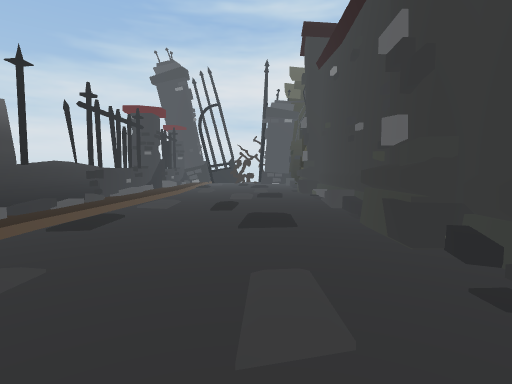
view 1 (above)

17 first-person views from a walk through a 3-D level made in the Unity game engine. The camera is 1.2 m above the floor, tilts 4° down and sees 80° across. The floor is counted in squares, 1 m on a side. Each view is taken from the middle of a square. On the plan, view 1 faces up. The plan holds only what a view shows up to about 13 squares ahead; the rest is blank. The place goes on beyond the plan. The player is left out. Some animated figures are not drawn.

view 2
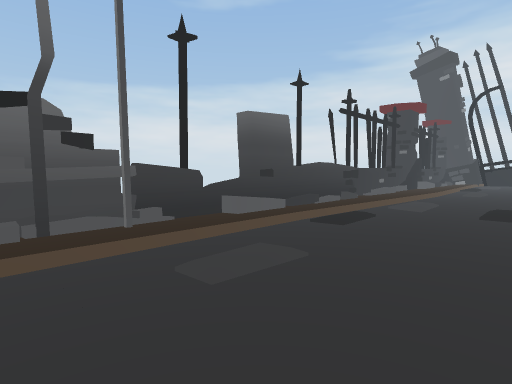

view 3
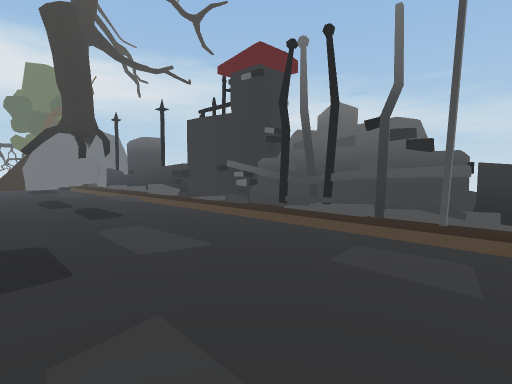

view 4
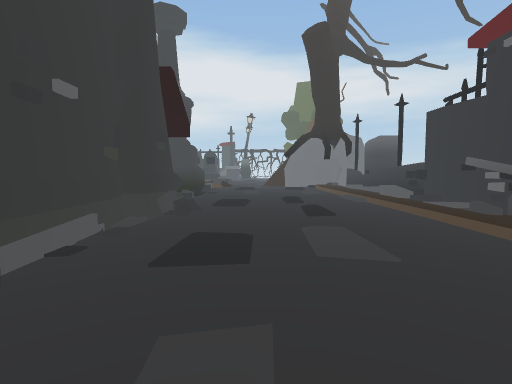

view 5
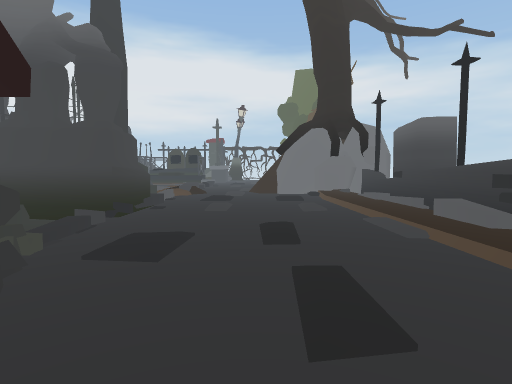

view 6
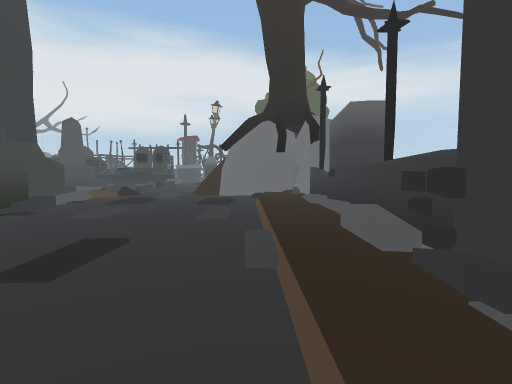

view 7
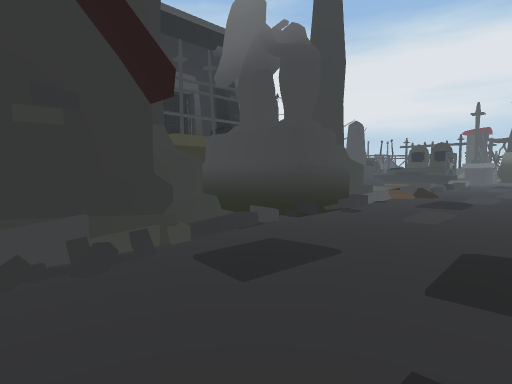

view 8
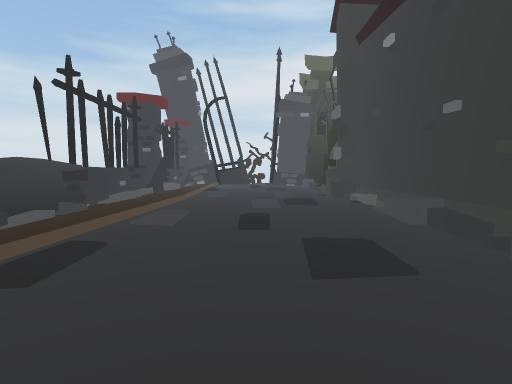

view 9
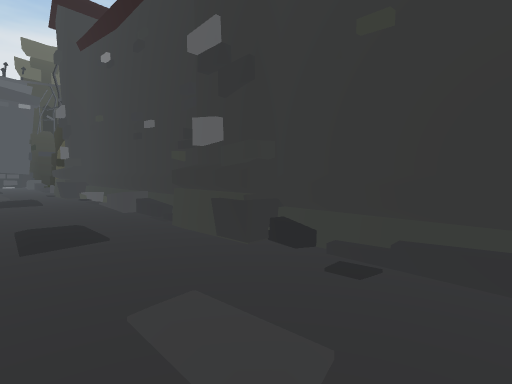

view 10
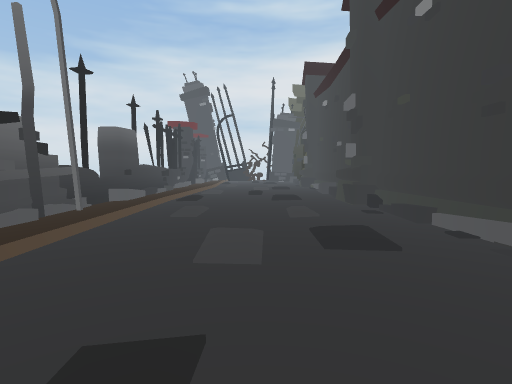

view 11
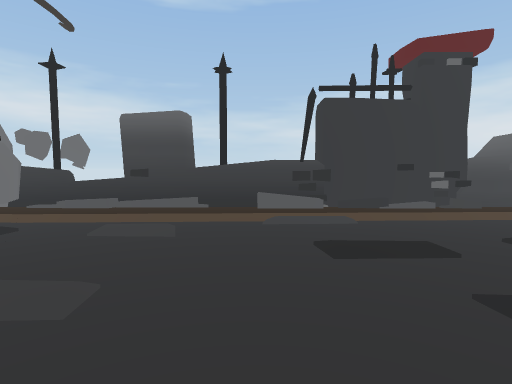

view 12
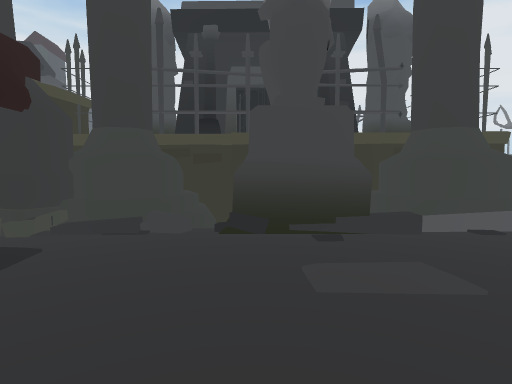

view 13
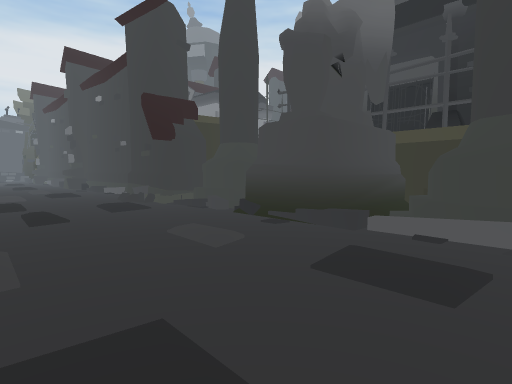

view 14
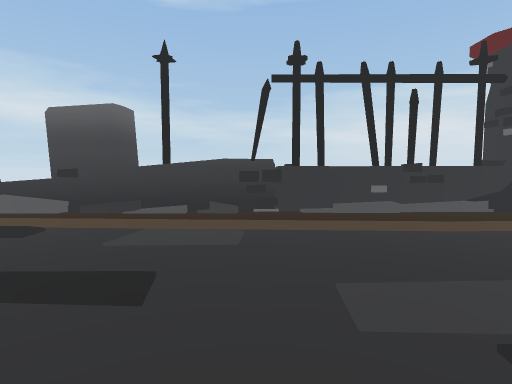

view 15
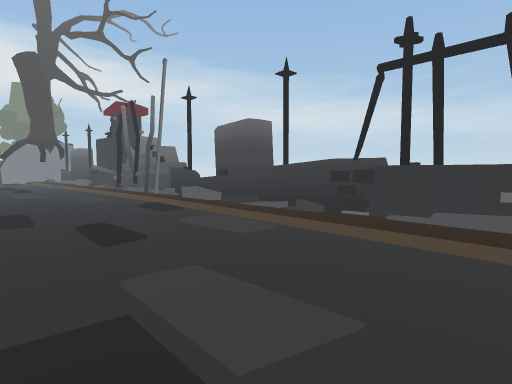

view 16
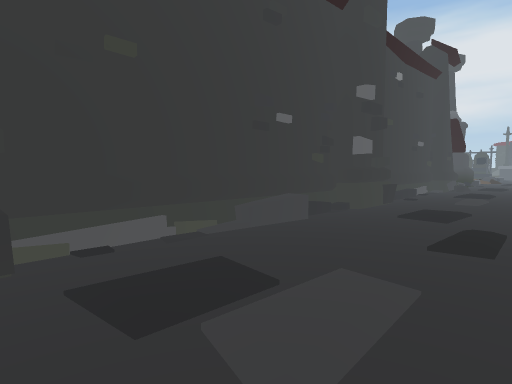

view 17
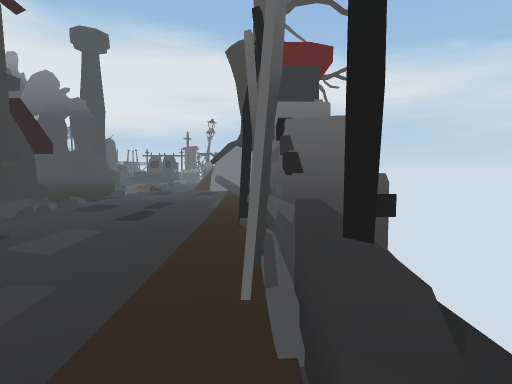

### Floor plan
Key: @ floor where view 1 was taken; # wall or solid block; x gap in a wall; . main floor; : floor 0.25 m higher than the main floor; / step, stairs or slope; = window, fence, low wall or low ledge; ^ raised ledge; v drop or lower ground.
Columns run from 8 left of view 1 to 6 right of it. Each row starts with its distance up from view 1.
 16  #/:/.....##
 15  ^///......#
 14  #/:/...//.#
 13 ^^.:/......#
 12 ##.:/......#
 11  ^//.../...#
 10  ^/:...:...#
  9  ^/:.......#
  8 v#//..../..#
  7 ^#///......#
  6  v///......#
  5  ^/:.......#
  4 ^^.:.......#
  3 ^^.:.:../..#
  2 v^#:./../..#
  1  ##:.......#
  0  ##:....@..#
 -1  ##:...../.#
 -2  ##:.......#
 -3 v^/#.......#
 -4  #//../...##
 -5  #/:../...=#
 -6  #/:......=###
 -7  #/:......./^#
 -8 ##/:......./=^#
 -9  ^/:......./^^^
-10  ^///....../ ==
-11  #.:/......####
-12 v^/:.:../..####
-13  #/://../..####
-14  #///....../ ^^
-15   /://...../x^^
-16 ^x///...././^##
-17 #####. ..../=^

Where each view was taken, in squares from view 1:
view 1: 0 up, 0 right, facing up
view 2: 0 up, 0 right, facing up-left
view 3: 4 up, 1 right, facing down-left
view 4: 4 up, 0 right, facing down
view 5: 2 down, 1 left, facing down
view 6: 4 down, 4 left, facing down
view 7: 4 down, 2 left, facing down-right
view 8: 3 up, 1 left, facing up
view 9: 1 up, 1 left, facing up-right
view 10: 6 down, 1 left, facing up
view 11: 10 down, 3 right, facing left
view 12: 11 down, 3 left, facing right
view 13: 17 down, 3 left, facing up-right
view 14: 12 up, 2 right, facing left
view 15: 16 up, 1 right, facing down-left
view 16: 16 up, 2 left, facing down-right
view 17: 6 up, 6 left, facing down
